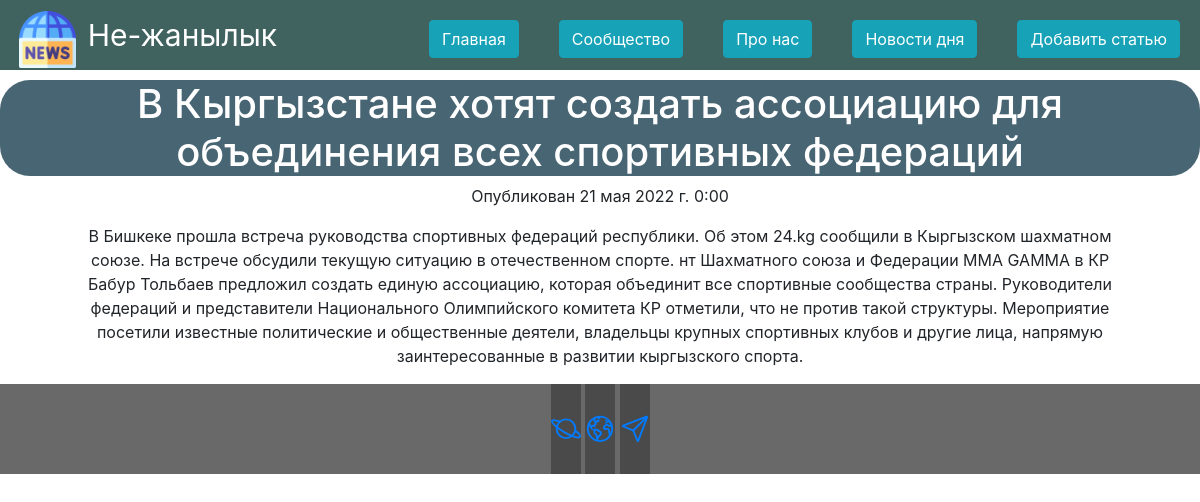
Screenshot of /news/7 with the database file from the repository.
### news/models.py (models this page shows, shortened)
class Articles(models.Model):
    title = models.CharField('Название', max_length=100)
    anons = models.CharField('Анонс', max_length=150)
    full_text = models.TextField('Статья')
    date = models.DateTimeField('Дата публикации')
    class Meta:
        verbose_name = 'Новость'
        verbose_name_plural = 'Новости'

### news/views.py (the view)
# urls.py: path('<int:pk>', views.NewsDetalView.as_view(), name='news-detail'),
class NewsDetalView(DetailView):
    model = Articles
    template_name = 'details_view.html'
    context_object_name = 'article'

### news/templates/details_view.html (shortened to what this page needs)
{% extends 'main/layout.html' %}
{% load static %}
{% block content %}
    <div class="features">
        <div class="detail">
            <h1>{{ article.title }}</h1>
            <p>Опубликован {{ article.date }}</p>
            <p>{{ article.full_text }}</p>
        </div>
    </div>
{% endblock %}

### main/static/css/index.css (style rules this page uses)
body { background-color:#fff; }
.detail >h1 { text-align: center; background-color: #486573; border-radius: 30px; margin-top: 10px; color: #fff; }
.detail >p { text-align: center; margin-left: 20mm; margin-right: 20mm; }

### rows the page displays
Articles: title "В Кыргызстане хотят создать ассоциацию для объединения всех спортивных федераций", date "21 мая 2022 г. 0:00", full_text "В Бишкеке прошла встреча руководства спортивных федераций республики. Об этом 24.kg сообщили в Кыргызском шахматном союзе. На встрече обсудили текущую ситуацию в отечественном спорте. нт Шахматного союза и Федерации ММА GAMMA в КР Бабур Тольбаев предложил создать единую ассоциацию, которая объединит все спортивные сообщества страны. Руководители федераций и представители Национального Олимпийского комитета КР отметили, что не против такой структуры. Мероприятие посетили известные политические и общественные деятели, владельцы крупных спортивных клубов и другие лица, напрямую заинтересованные в развитии кыргызского спорта."
